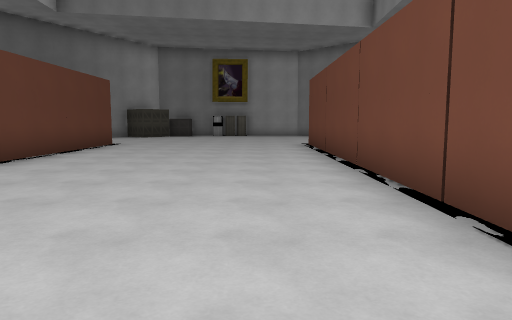
view 1 (above)

16 first-person views from a walk through a 3-D level made in the Godot game engine. The camera is 1.4 m above the floor, tilts 6° down and sees 70° across. The floor is counted in squares, 2 m on a side. Each view is taken from the middle of a square. On the plan, view 1 faces up. The plan holds only what a view shows up to about 11 squares ahead; the rest is blank. Characters and animated objects are not drawn. Some surface patterns are stand-ins.

view 2
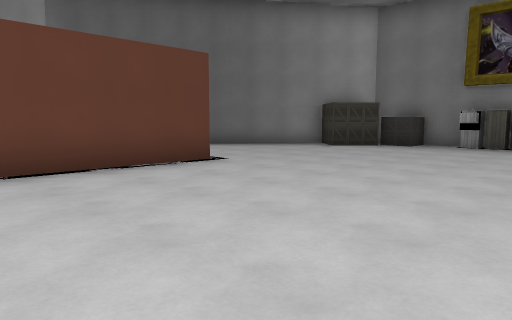

view 3
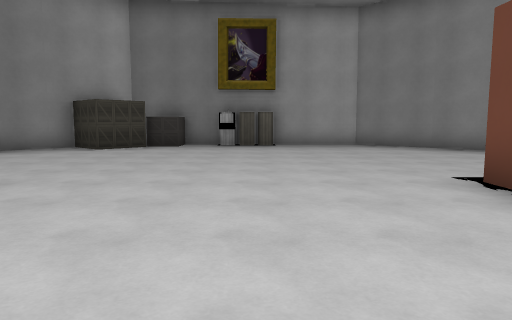

view 4
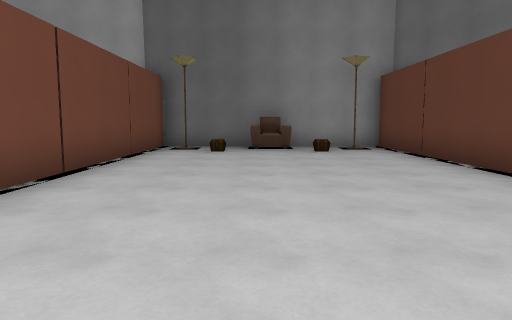

view 5
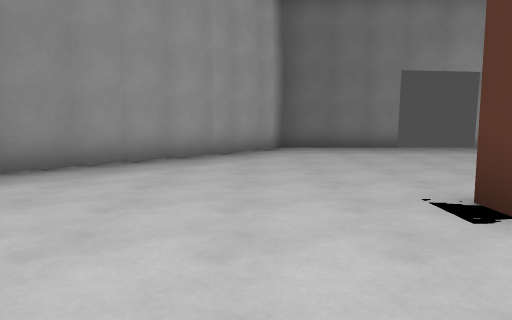

view 6
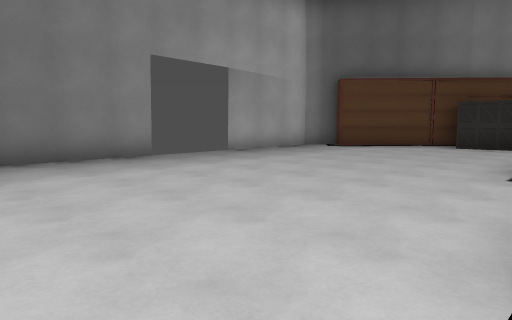

view 7
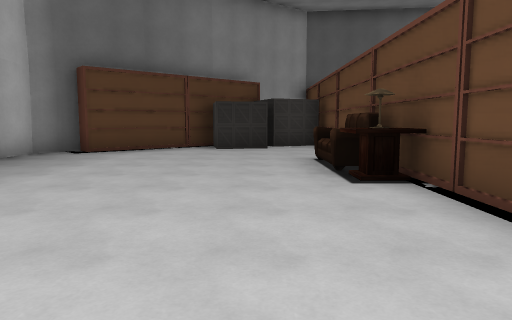

view 8
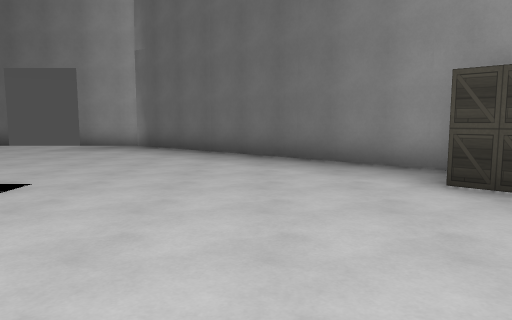

view 9
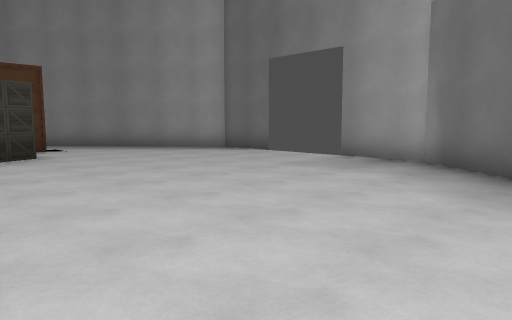

view 10
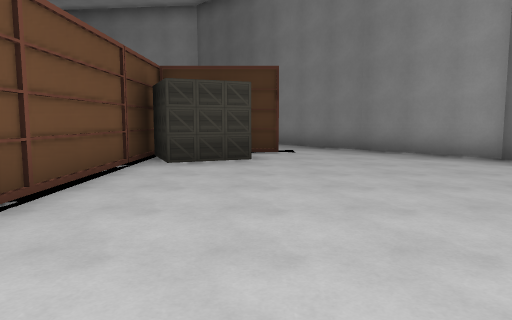

view 11
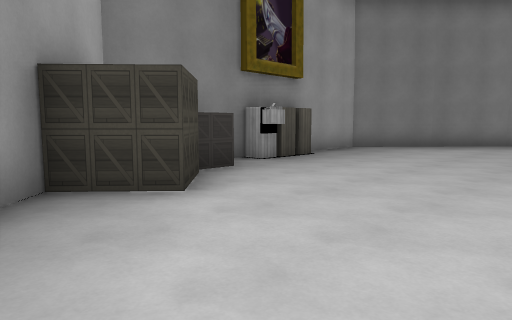

view 12
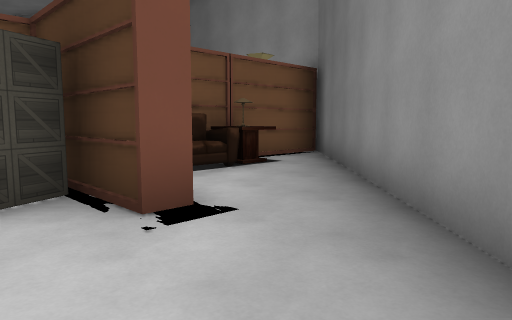

view 13
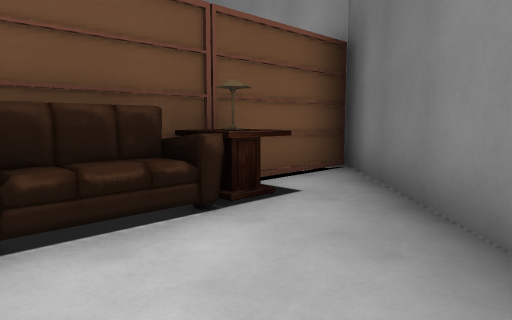

view 14
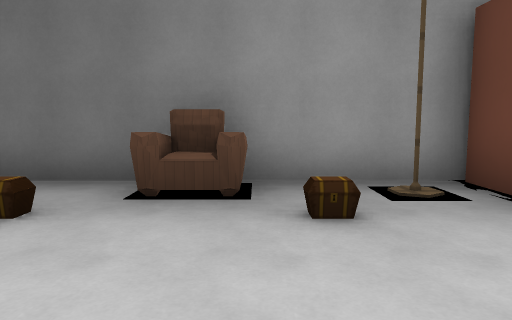

view 15
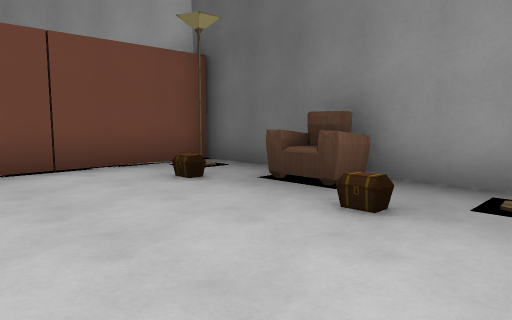

view 16
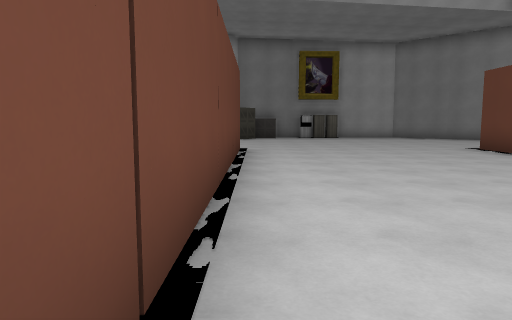

### Floor plan
Points are (right, up) in squares from view 1. A wall is a line through its corners. A room is listed if a view was taken in it or the views show most of it. See-through windows are left out.
Room 1 (views 1, 2, 3, 4, 5, 6, 7, 8, 9, 10, 11, 12, 13, 14, 15, 16)
walls: (2, 9.2) (2, 5.7); (2, 7.8) (2.9, 7.8); (-4.4, 11.2) (-4.4, -1.5); (2, 4) (2, 0.9); (-7, 5.2) (-5.5, 5.9) (-4.8, 4.2) (-4.8, 9); (-6.3, 3.8) (-6.6, 4.5); (3.7, 2.5) (5, 2.7) (5.2, 1.3) (7.9, 3.7) (8.2, 3.3) (8.9, 4) (8.9, 7.1); (2.2, 1.3) (3.5, 1.8); (-4, 17.1) (-4.9, 16.1) (-6, 17) (-11.8, 10.6); (-7.5, 3.3) (-7.5, 3.7); (-2.4, 18.3) (-3.3, 18.3); (8.9, 9.1) (8.9, 12.4); (8.8, 12.2) (2, 18.3) (0.1, 18.3); (-11.6, 10.6) (-11.6, 9); (-11.6, 6.8) (-11.6, 5.1) (-4.8, -2.4) (-4.8, 0.4); (-0.7, -2.3) (1.6, -2.3) (1.6, 11.1) (2.1, 11.1); (-4.6, -2.3) (-2.4, -2.3)
objects: lamp (-5, 1); sofa (-5, 2); lamp (-4, -2); crate (-4, 18); chest (-3, -1); chair (-2, -2) to (-1, -2); cabinet (-2, 18); cabinet (-1, 18); chest (0, -1); lamp (1, -2); sofa (3, 6)

Where each view was taken, in squares from view 1:
view 1: 0 up, 0 right, facing up
view 2: 7 up, 1 right, facing up-left
view 3: 7 up, 1 left, facing up
view 4: 8 up, 1 left, facing down
view 5: 13 up, 1 left, facing right
view 6: 13 up, 2 right, facing down-right
view 7: 12 up, 4 right, facing down
view 8: 14 up, 1 left, facing left
view 9: 13 up, 5 left, facing down-left
view 10: 12 up, 7 left, facing down
view 11: 13 up, 7 left, facing up-right
view 12: 5 up, 10 left, facing down-right
view 13: 3 up, 8 left, facing down-right
view 14: 2 up, 2 left, facing down
view 15: 2 up, 4 left, facing down-right
view 16: 2 up, 4 left, facing up
